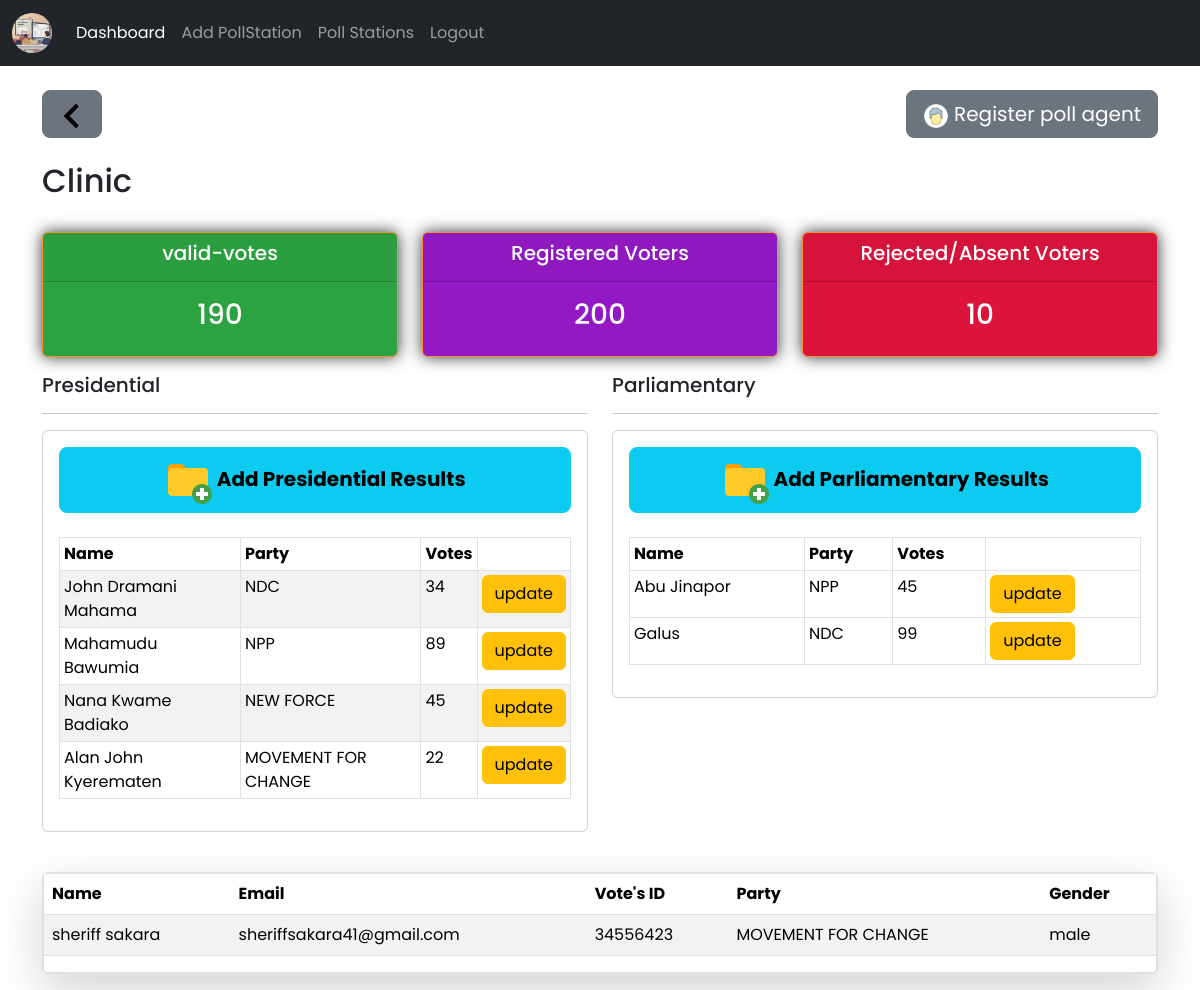
Page /poll_station_view/3 (signed in) on the earlier database version.
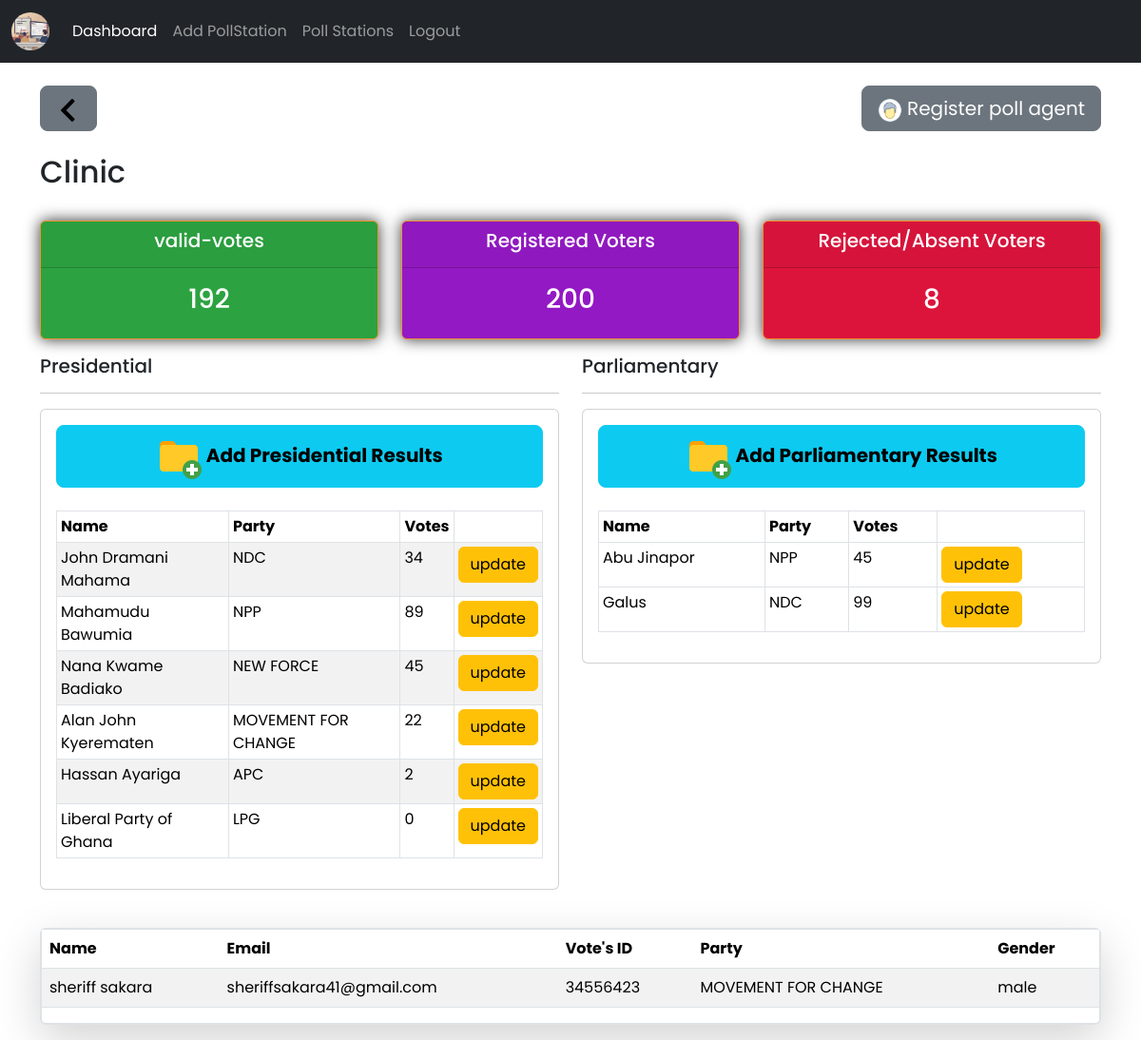
Same page on the later database version.
### ps_crm_app/models.py (models this page shows, shortened)
class presResult(models.Model):
    CANDIDATES = {
        'John Dramani Mahama': 'John Dramani Mahama',
        'Dr. Mahamudu Bawumia': 'Dr. Mahamudu Bawumia',
        'Nana Kwame Badiako': 'Nana Kwame Badiako',
        'Alan John Kyerematen': 'Alan John Kyerematen',
        'Daniel Augustus Lartey Jr': 'Daniel Augustus Lartey Jr',
        'Akua Donkor': 'Akua Donkor',
        'Christian Kwabena Andrews': 'Christian Kwabena Andrews',
        'Mohammed Frimpong': 'Mohammed Frimpong',
        'Nana Akusua Frimpomaa' : 'Nana Akusua Frimpomaa',
        'Hassan Ayariga': 'Hassan Ayariga',
        'Kofi Koranteng': 'Kofi Koranteng',
        'Liberal Party of Ghana': 'Liberal Party of Ghana',
        'George Twum-Barima-Adu':'George Twum-Barima-Adu',
    }
    PARTY = {
        'NDC':'NDC',
        'NPP':'NPP',
        'NEW FORCE': 'NEW FORCE',
        'MOVEMENT FOR CHANGE': 'MOVEMENT FOR CHANGE',
        'GCPP': 'GCPP',
        'INDEPENDENT':'INDEPENDENT',
        'GUM': 'GUM',
        'CPP':'CPP',
        'APC':'APC',
        'LPG':'LPG',
        'GFP':'GFP',
    }
    poll_station = models.ForeignKey(pollStations,on_delete=models.CASCADE)
    name = models.CharField(max_length=50, choices=CANDIDATES)
    party = models.CharField(max_length=50, choices=PARTY)
    votes = models.IntegerField()

class parlResult(models.Model):
    PARTY = {
        'NDC':'NDC',
        'NPP':'NPP',
        'NEW FORCE': 'NEW FORCE',
        'MOVEMENT FOR CHANGE': 'MOVEMENT FOR CHANGE',
        'INDEPENDENT':'INDEPENDENT',
    }
    poll_station = models.ForeignKey(pollStations,on_delete=models.CASCADE)
    name = models.CharField(max_length=50)
    party = models.CharField(max_length=50, choices=PARTY)
    votes = models.IntegerField()

class regPollAgent(models.Model):
    PARTY = {
        'NDC':'NDC',
        'NPP':'NPP',
        'NEW FORCE': 'NEW FORCE',
        'MOVEMENT FOR CHANGE': 'MOVEMENT FOR CHANGE',
        'INDEPENDENT':'INDEPENDENT',
    }
    GENDER = {
        'male': 'male',
        'female':'female'
    }
    poll_station = models.ForeignKey(pollStations,on_delete=models.CASCADE)
    fname = models.CharField(max_length=100)
    lname = models.CharField(max_length=100)
    email = models.EmailField()
    phone = models.IntegerField()
    v_id = models.IntegerField()
    gender = models.CharField(max_length=10, choices=GENDER)
    party = models.CharField(max_length=100, choices=PARTY)
    registered_at = models.DateField(auto_now_add=True)

### ps_crm_app/views.py (the view)
# urls.py: path('poll_station_view/<int:station_id>', views.poll_station_view, name='poll'),
def poll_station_view(request, station_id):
    if request.user.is_authenticated:
        poll_station = pollStations.objects.get(id=station_id)
        agents = regPollAgent.objects.filter(poll_station=poll_station)
        data_entries = presResult.objects.filter(poll_station=poll_station)
        parl_results = parlResult.objects.filter(poll_station=poll_station)
        valid_votes = data_entries.aggregate(total_votes=Sum('votes'))
        if 'total_votes' in valid_votes and valid_votes['total_votes'] is not None:
            registered_voters = poll_station.reg_voters
            rejected_votes = registered_voters - valid_votes['total_votes']
        else:
            rejected_votes = 0
            valid_votes['total_votes'] = 0
        context = {
            'poll_station':poll_station,
            'data_entries':data_entries,
            'parl_results':parl_results,
            'valid_votes':valid_votes['total_votes'],
            'rejected_votes':rejected_votes,
            'agents':agents,
        }
        return render(request,'ps_crm_app/poll_station_view.html',context)
    else:
        messages.success(request, 'you have to login to view this page')
        return redirect('dashboard')

### ps_crm_app/templates/ps_crm_app/poll_station_view.html
{% extends 'ps_crm_app/base.html' %}
{% load static %}
{% block content %}
<div class="d-flex  justify-content-between">
    <a href="{% url 'poll_station'%}" class="btn btn-secondary btn-lg">
        <img src="{% static 'images/icons8-back-26.png'%}" alt="">
    </a>
    <a href="{% url 'reg_poll_agent' poll_station.id%}" class="btn btn-secondary btn-lg">
        <img src="{% static 'images/icons8-male-user-40.png'%}" alt="" style='width:26px'> Register poll agent
    </a>
</div>
<br>
<h2>{{poll_station.ps_name}}</h2>
{% include 'ps_crm_app/status.html' %}
  <div class="row">
    <div class="col-md-6">
        <h5>Presidential</h5>
        <hr>
        <div class="card card-body">
            <a href="{% url 'pres_result' poll_station.id%}" class="btn btn-lg btn-block btn-info fw-bold">
                <img src="{% static 'images/add_icon.png'%}" alt=""> Add Presidential Results
            </a>
            <br>
            <table class="table table-sm table-bordered table-striped table-hover ">
                <thead class="">
                <tr>
                    <th>Name</th>
                    <th>Party</th>
                    <th>Votes</th>
                    <th></th>
                </tr>
                </thead>
                <tbody>
                    {% if data_entries %}
                        {% for data in data_entries %}
                        <tr>
                            <td>{{data.name}}</td>
                            <td>{{data.party}}</td>
                            <td>{{data.votes}}</td>
                            <td><a href="{% url 'updatePres' poll_station.id data.id%}" class="btn btn-small btn-warning">update</a></td>
                        </tr>
                        {% endfor %}
                    {% endif %}
                </tbody>
            </table>
        </div>
    </div>
    <div class="col-md-6">
        <h5>Parliamentary</h5>
        <hr>
        <div class="card card-body">
            <a href="{% url 'parl_result' poll_station.id %}" class="btn btn-lg btn-block btn-info fw-bold">
                <img src="{% static 'images/add_icon.png'%}" alt=""> Add Parliamentary Results
            </a>
            <br>
            <table class="table table-sm table-bordered ">
                <thead class="">
                    <tr>
                        <th>Name</th>
                        <th>Party</th>
                        <th>Votes</th>
                        <th></th>
                    </tr>
                </thead>
                <tbody>
                    {% if parl_results %}
                        {% for result in parl_results %}
                        <tr>
                            <td>{{result.name}}</td>
                            <td>{{result.party}}</td>
                            <td>{{result.votes}}</td>
                            <td><a href="{% url 'updateParl' poll_station.id result.id %} " class="btn btn-small btn-warning">update</a></td>
                        </tr>
                        {% endfor %}
                    {% endif %}
                </tbody>
            </table>
        </div>
    </div>
  </div>
  <br>
  <div class='border border-2 shadow-lg mt-3 mb-3 rounded-2'>
    <table class="table table-striped table-hover">
        <thead>
          <tr>
            <th scope="col">Name</th>
            <th scope="col">Email</th>
            <th scope="col">Vote's ID</th>
            <th scope="col">Party</th>
            <th scope="col">Gender</th>
          </tr>
        </thead>
        <tbody>
            {% if agents %}
                {% for agent in agents %}
                <tr>
                    <td>{{agent.fname}} {{agent.lname}}</td>
                    <td>{{agent.email}}</td>
                    <td>{{agent.v_id}}</td>
                    <td>{{agent.party}}</td>
                    <td>{{agent.gender}}</td>
                </tr>
                {% endfor %}
            {% endif %}
        </tbody>
    </table>
  </div>
{% endblock content %}

### ps_crm_app/templates/ps_crm_app/status.html
<br>
<div class="row">
    <div class="col">
        <div class="col-md">
            <div class="card text-center text-white mb-3", id="valid-votes">
                <div class="card-header">
                    <h5 class="card-title">valid-votes</h5>
                </div>
                <div class="card-body">
                    <h3 class="card-title">{{ valid_votes}}</h3>
                </div>
            </div>
        </div>
    </div>
    <div class="col">
        <div class="col-md">
            <div class="card text-center text-white mb-3 ", id="registered-votes">
                <div class="card-header">
                    <h5 class="card-title">Registered Voters</h5>
                </div>
                <div class="card-body">
                    <h3 class="card-title">{{poll_station.reg_voters}}</h3>
                </div>
            </div>
        </div>
    </div>
    <div class="col">
        <div class="col-md">
            <div class="card text-center text-white mb-3 ", id="rejected-votes" >
                <div class="card-header">
                    <h5 class="card-title">Rejected/Absent Voters</h5>
                </div>
                <div class="card-body">
                    <h3 class="card-title">{{rejected_votes}}</h3>
                </div>
            </div>
        </div>
    </div>
</div>

Differences in the rows shown:
added presResult: name "Hassan Ayariga", party "APC", votes "2"
added presResult: name "Liberal Party of Ghana", party "LPG", votes "0"
Other differences:
{{ valid_votes }}: "190" → "192"
{{ rejected_votes }}: "10" → "8"
